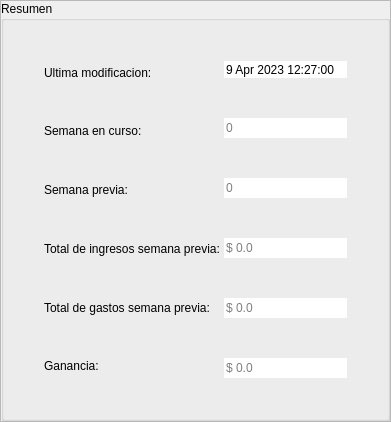
                   <widget class="QFrame" name="frame_54">
                    <property name="frameShape">
                     <enum>QFrame::StyledPanel</enum>
                    </property>
                    <property name="frameShadow">
                     <enum>QFrame::Raised</enum>
                    </property>
                    <layout class="QGridLayout" name="gridLayout_37">
                     <property name="leftMargin">
                      <number>0</number>
                     </property>
                     <property name="topMargin">
                      <number>0</number>
                     </property>
                     <property name="rightMargin">
                      <number>0</number>
                     </property>
                     <property name="bottomMargin">
                      <number>0</number>
                     </property>
                     <property name="spacing">
                      <number>0</number>
                     </property>
                     <item row="0" column="0">
                      <widget class="QGroupBox" name="groupBox_34">
                       <property name="sizePolicy">
                        <sizepolicy hsizetype="Expanding" vsizetype="Expanding">
                         <horstretch>0</horstretch>
                         <verstretch>0</verstretch>
                        </sizepolicy>
                       </property>
                       <property name="title">
                        <string>Resumen</string>
                       </property>
                       <layout class="QGridLayout" name="gridLayout_38" columnstretch="0,0,0">
                        <property name="leftMargin">
                         <number>0</number>
                        </property>
                        <property name="topMargin">
                         <number>0</number>
                        </property>
                        <property name="rightMargin">
                         <number>0</number>
                        </property>
                        <property name="bottomMargin">
                         <number>0</number>
                        </property>
                        <property name="spacing">
                         <number>0</number>
                        </property>
                        <item row="0" column="1">
                         <layout class="QHBoxLayout" name="horizontalLayout_29">
                          <item>
                           <layout class="QVBoxLayout" name="verticalLayout_44">
                            <item>
                             <spacer name="verticalSpacer_20">
                              <property name="orientation">
                               <enum>Qt::Vertical</enum>
                              </property>
                              <property name="sizeHint" stdset="0">
                               <size>
                                <width>20</width>
                                <height>40</height>
                               </size>
                              </property>
                             </spacer>
                            </item>
                            <item>
                             <widget class="QLabel" name="label_73">
                              <property name="text">
                               <string>Ultima modificacion:</string>
                              </property>
                             </widget>
                            </item>
                            <item>
                             <spacer name="verticalSpacer_21">
                              <property name="orientation">
                               <enum>Qt::Vertical</enum>
                              </property>
                              <property name="sizeHint" stdset="0">
                               <size>
                                <width>20</width>
                                <height>40</height>
                               </size>
                              </property>
                             </spacer>
                            </item>
                            <item>
                             <widget class="QLabel" name="label_74">
                              <property name="text">
                               <string>Semana en curso:</string>
                              </property>
                             </widget>
                            </item>
                            <item>
                             <spacer name="verticalSpacer_22">
                              <property name="orientation">
                               <enum>Qt::Vertical</enum>
                              </property>
                              <property name="sizeHint" stdset="0">
                               <size>
                                <width>20</width>
                                <height>40</height>
                               </size>
                              </property>
                             </spacer>
                            </item>
                            <item>
                             <widget class="QLabel" name="label_75">
                              <property name="text">
                               <string>Semana previa:</string>
                              </property>
                             </widget>
                            </item>
                            <item>
                             <spacer name="verticalSpacer_23">
                              <property name="orientation">
                               <enum>Qt::Vertical</enum>
                              </property>
                              <property name="sizeHint" stdset="0">
                               <size>
                                <width>20</width>
                                <height>40</height>
                               </size>
                              </property>
                             </spacer>
                            </item>
                            <item>
                             <widget class="QLabel" name="label_86">
                              <property name="minimumSize">
                               <size>
                                <width>180</width>
                                <height>0</height>
                               </size>
                              </property>
                              <property name="text">
                               <string>Total de ingresos semana previa:</string>
                              </property>
                             </widget>
                            </item>
                            <item>
                             <spacer name="verticalSpacer_24">
                              <property name="orientation">
                               <enum>Qt::Vertical</enum>
                              </property>
                              <property name="sizeHint" stdset="0">
                               <size>
                                <width>20</width>
                                <height>40</height>
                               </size>
                              </property>
                             </spacer>
                            </item>
                            <item>
                             <widget class="QLabel" name="label_87">
                              <property name="text">
                               <string>Total de gastos semana previa:</string>
                              </property>
                             </widget>
                            </item>
                            <item>
                             <spacer name="verticalSpacer_25">
                              <property name="orientation">
                               <enum>Qt::Vertical</enum>
                              </property>
                              <property name="sizeHint" stdset="0">
                               <size>
                                <width>20</width>
                                <height>40</height>
                               </size>
                              </property>
                             </spacer>
                            </item>
                            <item>
                             <widget class="QLabel" name="label_88">
                              <property name="text">
                               <string>Ganancia:</string>
                              </property>
                             </widget>
                            </item>
                            <item>
                             <spacer name="verticalSpacer_26">
                              <property name="orientation">
                               <enum>Qt::Vertical</enum>
                              </property>
                              <property name="sizeHint" stdset="0">
                               <size>
                                <width>20</width>
                                <height>40</height>
                               </size>
                              </property>
                             </spacer>
                            </item>
                           </layout>
                          </item>
                          <item>
                           <layout class="QVBoxLayout" name="verticalLayout_45">
                            <item>
                             <spacer name="verticalSpacer_27">
                              <property name="orientation">
                               <enum>Qt::Vertical</enum>
                              </property>
                              <property name="sizeHint" stdset="0">
                               <size>
                                <width>20</width>
                                <height>40</height>
                               </size>
                              </property>
                             </spacer>
                            </item>
                            <item>
                             <widget class="QDateTimeEdit" name="dateTimeEdit_3">
                              <property name="wrapping">
                               <bool>false</bool>
                              </property>
                              <property name="frame">
                               <bool>false</bool>
                              </property>
                              <property name="alignment">
                               <set>Qt::AlignLeading|Qt::AlignLeft|Qt::AlignVCenter</set>
                              </property>
                              <property name="readOnly">
                               <bool>true</bool>
                              </property>
                              <property name="buttonSymbols">
                               <enum>QAbstractSpinBox::NoButtons</enum>
                              </property>
                              <property name="dateTime">
                               <datetime>
                                <hour>12</hour>
                                <minute>27</minute>
                                <second>0</second>
                                <year>2023</year>
                                <month>4</month>
                                <day>9</day>
                               </datetime>
                              </property>
                              <property name="time">
                               <time>
                                <hour>12</hour>
                                <minute>27</minute>
                                <second>0</second>
                               </time>
                              </property>
                             </widget>
                            </item>
                            <item>
                             <spacer name="verticalSpacer_28">
                              <property name="orientation">
                               <enum>Qt::Vertical</enum>
                              </property>
                              <property name="sizeHint" stdset="0">
                               <size>
                                <width>20</width>
                                <height>40</height>
                               </size>
                              </property>
                             </spacer>
                            </item>
                            <item>
                             <widget class="QLineEdit" name="lineEdit_7">
                              <property name="frame">
                               <bool>false</bool>
                              </property>
                              <property name="alignment">
                               <set>Qt::AlignLeading|Qt::AlignLeft|Qt::AlignVCenter</set>
                              </property>
                              <property name="readOnly">
                               <bool>true</bool>
                              </property>
                              <property name="placeholderText">
                               <string>0</string>
                              </property>
                             </widget>
                            </item>
                            <item>
                             <spacer name="verticalSpacer_29">
                              <property name="orientation">
                               <enum>Qt::Vertical</enum>
                              </property>
                              <property name="sizeHint" stdset="0">
                               <size>
                                <width>20</width>
                                <height>40</height>
                               </size>
                              </property>
                             </spacer>
                            </item>
                            <item>
                             <widget class="QLineEdit" name="lineEdit_8">
                              <property name="frame">
                               <bool>false</bool>
                              </property>
                              <property name="alignment">
                               <set>Qt::AlignLeading|Qt::AlignLeft|Qt::AlignVCenter</set>
                              </property>
                              <property name="readOnly">
                               <bool>true</bool>
                              </property>
                              <property name="placeholderText">
                               <string>0</string>
                              </property>
                             </widget>
                            </item>
                            <item>
                             <spacer name="verticalSpacer_30">
                              <property name="orientation">
                               <enum>Qt::Vertical</enum>
                              </property>
                              <property name="sizeHint" stdset="0">
                               <size>
                                <width>20</width>
                                <height>40</height>
                               </size>
                              </property>
                             </spacer>
                            </item>
                            <item>
                             <widget class="QLineEdit" name="lineEdit_9">
                              <property name="frame">
                               <bool>false</bool>
                              </property>
                              <property name="alignment">
                               <set>Qt::AlignLeading|Qt::AlignLeft|Qt::AlignVCenter</set>
                              </property>
                              <property name="readOnly">
                               <bool>true</bool>
                              </property>
                              <property name="placeholderText">
                               <string>$ 0.0</string>
                              </property>
                             </widget>
                            </item>
                            <item>
                             <spacer name="verticalSpacer_31">
                              <property name="orientation">
                               <enum>Qt::Vertical</enum>
                              </property>
                              <property name="sizeHint" stdset="0">
                               <size>
                                <width>20</width>
                                <height>40</height>
                               </size>
                              </property>
                             </spacer>
                            </item>
                            <item>
                             <widget class="QLineEdit" name="lineEdit_10">
                              <property name="frame">
                               <bool>false</bool>
                              </property>
                              <property name="alignment">
                               <set>Qt::AlignLeading|Qt::AlignLeft|Qt::AlignVCenter</set>
                              </property>
                              <property name="readOnly">
                               <bool>true</bool>
                              </property>
                              <property name="placeholderText">
                               <string>$ 0.0</string>
                              </property>
                             </widget>
                            </item>
                            <item>
                             <spacer name="verticalSpacer_32">
                              <property name="orientation">
                               <enum>Qt::Vertical</enum>
                              </property>
                              <property name="sizeHint" stdset="0">
                               <size>
                                <width>20</width>
                                <height>40</height>
                               </size>
                              </property>
                             </spacer>
                            </item>
                            <item>
                             <widget class="QLineEdit" name="lineEdit_11">
                              <property name="frame">
                               <bool>false</bool>
                              </property>
                              <property name="alignment">
                               <set>Qt::AlignLeading|Qt::AlignLeft|Qt::AlignVCenter</set>
                              </property>
                              <property name="readOnly">
                               <bool>true</bool>
                              </property>
                              <property name="placeholderText">
                               <string>$ 0.0</string>
                              </property>
                             </widget>
                            </item>
                            <item>
                             <spacer name="verticalSpacer_33">
                              <property name="orientation">
                               <enum>Qt::Vertical</enum>
                              </property>
                              <property name="sizeHint" stdset="0">
                               <size>
                                <width>20</width>
                                <height>40</height>
                               </size>
                              </property>
                             </spacer>
                            </item>
                           </layout>
                          </item>
                         </layout>
                        </item>
                        <item row="0" column="0">
                         <spacer name="horizontalSpacer_36">
                          <property name="orientation">
                           <enum>Qt::Horizontal</enum>
                          </property>
                          <property name="sizeHint" stdset="0">
                           <size>
                            <width>40</width>
                            <height>20</height>
                           </size>
                          </property>
                         </spacer>
                        </item>
                        <item row="0" column="2">
                         <spacer name="horizontalSpacer_37">
                          <property name="orientation">
                           <enum>Qt::Horizontal</enum>
                          </property>
                          <property name="sizeHint" stdset="0">
                           <size>
                            <width>40</width>
                            <height>20</height>
                           </size>
                          </property>
                         </spacer>
                        </item>
                       </layout>
                      </widget>
                     </item>
                    </layout>
                   </widget>
